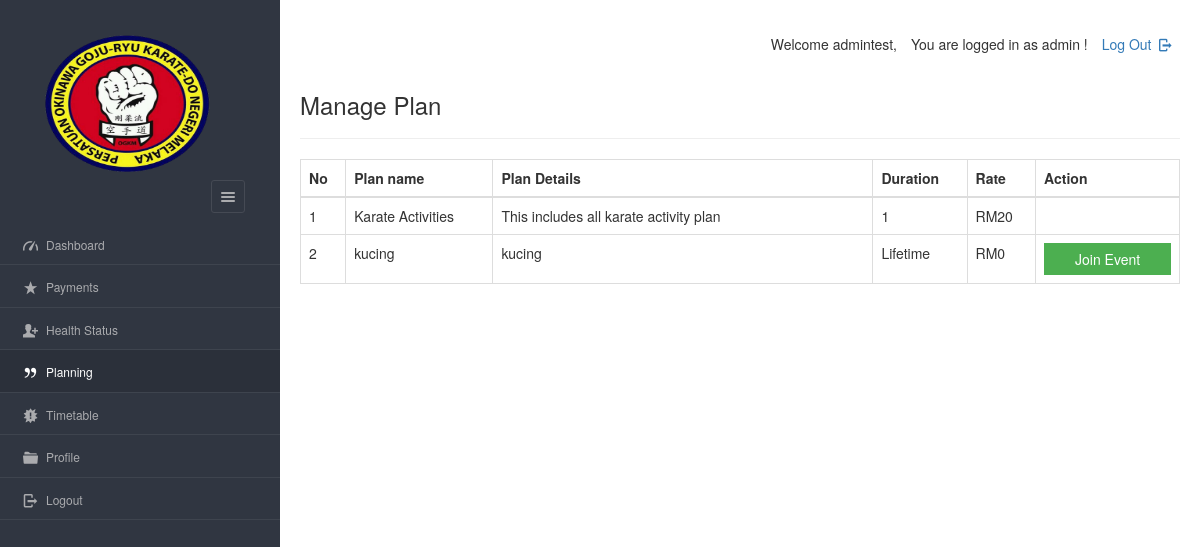
/dashboard/member/view_plan.php (signed in), run on an earlier commit of the app's database.
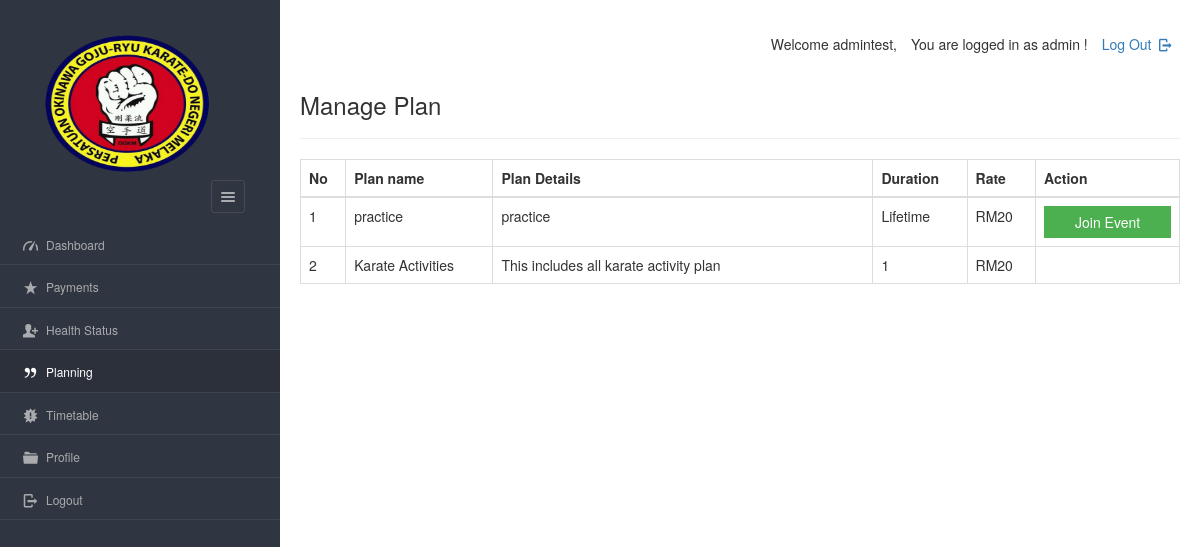
And on a later commit of the database.
### tables this page shows
CREATE TABLE `plan` (
  `planid` varchar(8) NOT NULL,
  `planName` varchar(20) NOT NULL,
  `description` varchar(200) NOT NULL,
  `planType` varchar(50) NOT NULL,
  `validity` varchar(20) NOT NULL DEFAULT 'Lifetime',
  `amount` int(10) NOT NULL DEFAULT 0,
  `active` varchar(255) NOT NULL
);

### dashboard/member/view_plan.php (the view, shortened to what this page needs)
<?php
require '../../include/db_conn.php';
?>
<!DOCTYPE html>
<html lang="en">
<head>
    <link rel="stylesheet" href="../../css/style.css"  id="style-resource-5">
    <link rel="stylesheet" href="../../css/dashMain.css">
    <link rel="stylesheet" type="text/css" href="../../css/entypo.css">
	<link href="a1style.css" rel="stylesheet" type="text/css">
	<link rel="stylesheet" href="https://maxcdn.bootstrapcdn.com/bootstrap/3.4.1/css/bootstrap.min.css">
</head>
     <body class="page-body  page-fade" onload="collapseSidebar()">
    	<div class="page-container sidebar-collapsed" id="navbarcollapse">
		<div class="sidebar-menu">
			<header class="logo-env">
					<div class="sidebar-collapse" onclick="collapseSidebar()">
				<a href="#" class="sidebar-collapse-icon with-animation">
					<i class="entypo-menu"></i>
				</a>
			</div>
			</header>
    		<?php include('nav.php'); ?>
    	</div>
    		<div class="main-content">
				<div class="row">
					<div class="col-md-6 col-sm-8 clearfix">
					</div>
					<div class="col-md-6 col-sm-4 clearfix hidden-xs">
						<ul class="list-inline links-list pull-right">
							<li>
								<a href="logout.php">
									Log Out <i class="entypo-logout right"></i>
								</a>
							</li>
						</ul>
					</div>
				</div>
		<h3>Manage Plan</h3>
		<hr />
		<table class="table table-bordered datatable" id="table-1" border=1>
			<thead>
				<tr>
					<th>No</th>
					<th>Plan name</th>
					<th>Plan Details</th>
					<th>Duration</th>
					<th>Rate</th>
					<th>Action</th>
				</tr>
			</thead>
				<tbody>
				<?php
$query  = "SELECT * FROM plan WHERE active='yes' ORDER BY amount DESC";
$result = mysqli_query($con, $query);
$sno = 1;
if (mysqli_num_rows($result) > 0) {
    while ($row = mysqli_fetch_assoc($result)) {
        $msgid = $row['planid'];
        echo "<tr>";
        echo "<td>" . $sno . "</td>";
        echo "<td>" . htmlspecialchars($row['planName']) . "</td>";
        echo "<td width='380'>" . htmlspecialchars($row['description']) . "</td>";
        echo "<td>" . htmlspecialchars($row['validity']) . "</td>";
        echo "<td>RM" . htmlspecialchars($row['amount']) . "</td>";
        $sno++;
        if ($msgid !== 'XTWIOL') {
            echo '<td>
                    <a href="#?id=' . $msgid . '">
                        <input type="button" class="a1-btn a1-green" style="width:100%" value="Join Event">
                    </a>
                  </td>';
        } else {
            echo "<td></td>";
        }
        echo "</tr>";
    }
} else {
    echo "<tr><td colspan='6'>No active plans available.</td></tr>";
}
?>
				</tbody>
		</table>
    	</div>
    </body>
</html>

What changed in the data, as far as the page shows it:
removed plan: planName "kucing", description "kucing", validity "Lifetime", amount "0"
added plan: planName "practice", description "practice", validity "Lifetime", amount "20"
